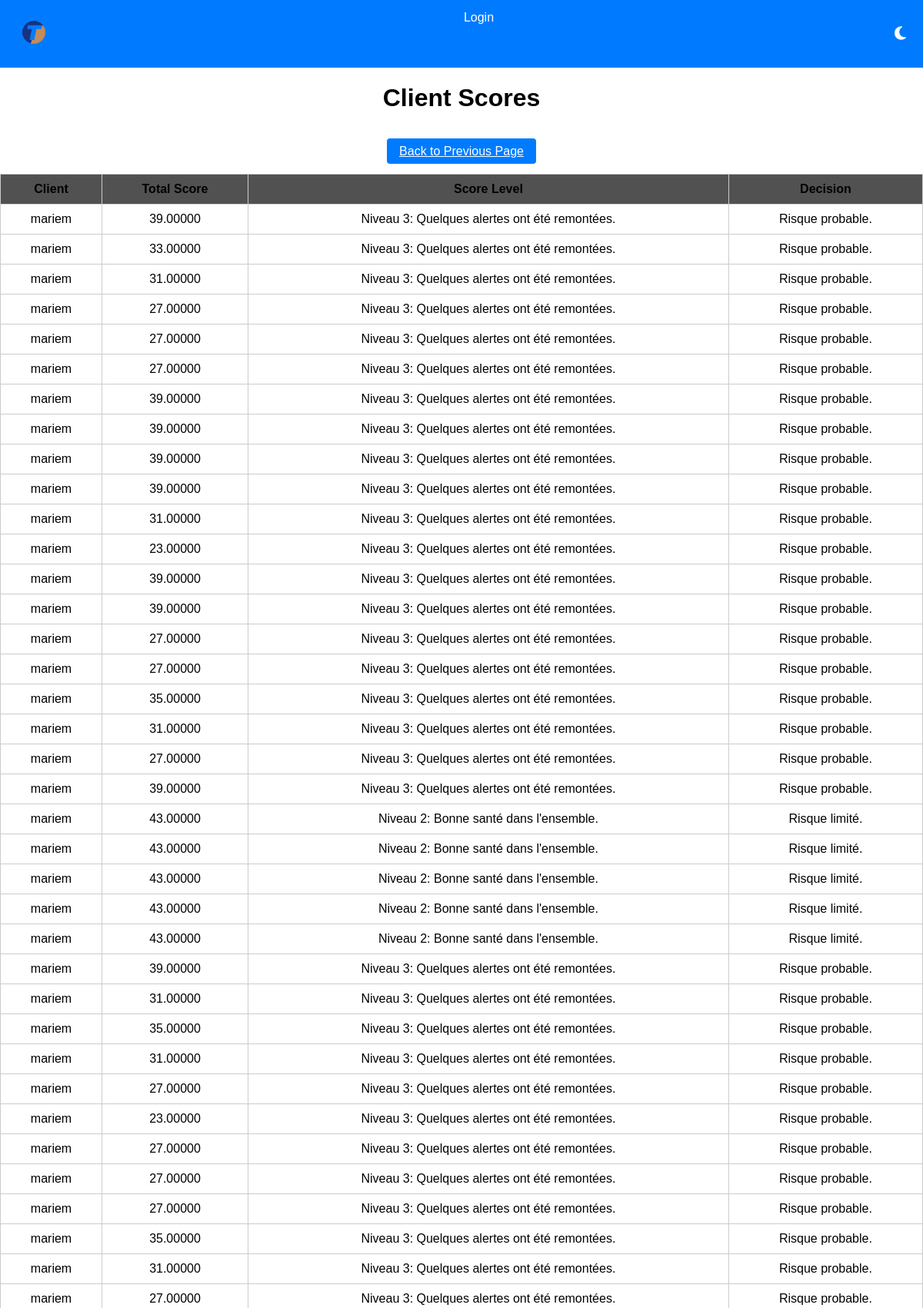
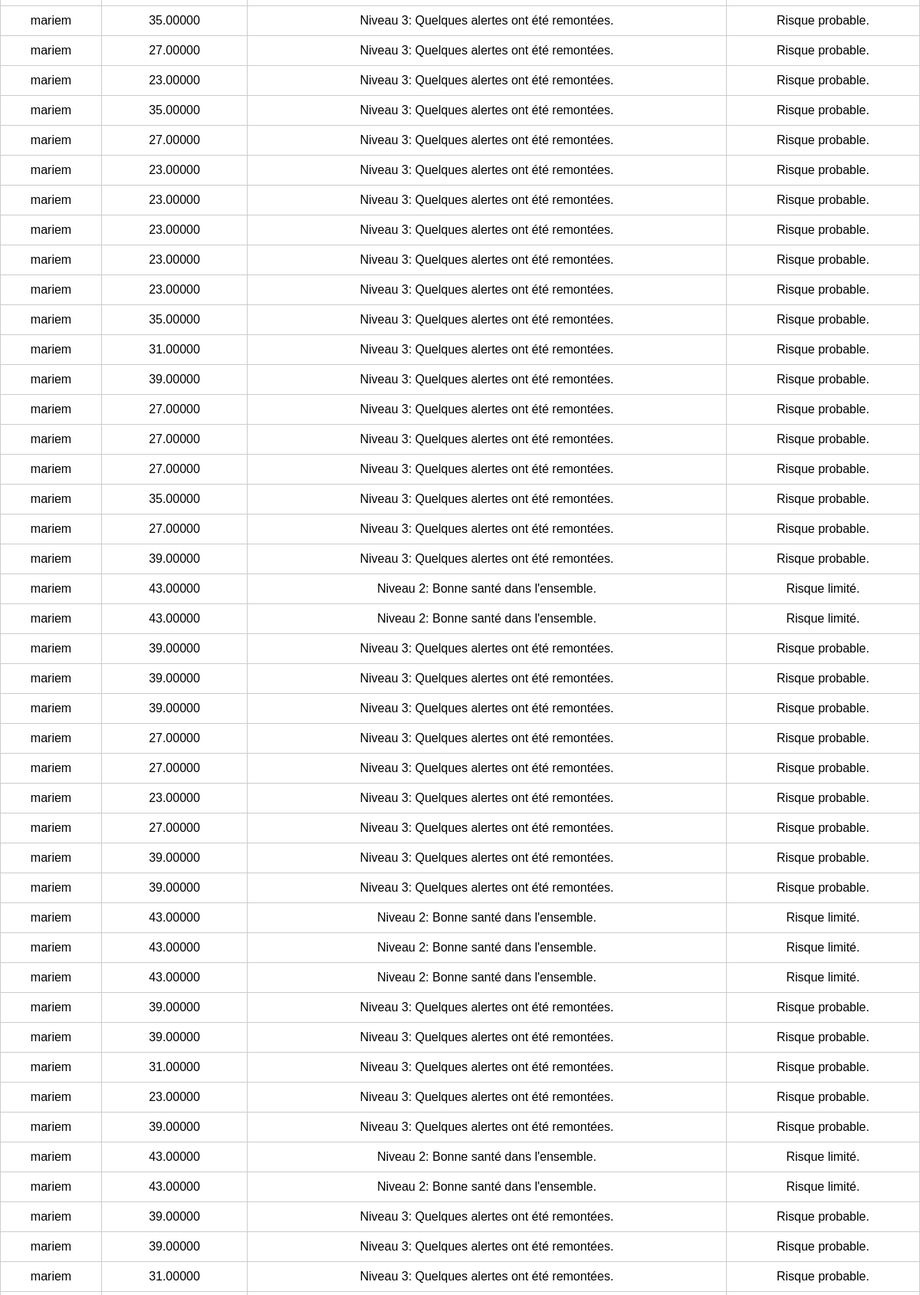
The app's page /user/client_scores/2/ (upper part) with its own data (2 pictures, top to bottom).
### client/models.py (models this page shows)
class Client(AbstractUser):
    phone_regex = RegexValidator(
        regex=r'^\d{8}$',
        message="Le numéro de téléphone doit être au format  71000000."
    )
    phone_number = models.CharField(validators=[phone_regex], max_length=17)
    CIN = models.CharField("CIN", max_length=250, validators=[RegexValidator(regex='^[0-9]{8}$', message="Numbers Only!")])
    def __str__(self):
            return self.username if self.username else "N/A"

### client/views.py (the view)
# urls.py: path('client_scores/<int:client_id>/', client_scores, name='client_scores'),
def client_scores(request, client_id):
    clients_with_scores = []
    search_query = request.GET.get('search')
    filter_option = request.GET.get('filter', 'all')
    axes_with_clients = Axes.objects.select_related('client').filter(client_id=client_id).exclude(client__is_superuser=True)
    paginator = Paginator(axes_with_clients, 2)  # Change the number of items per page as needed
    page_number = request.GET.get('page')
    axes = paginator.get_page(page_number)
    for axis in axes_with_clients:
        valeur_commerciale_score = axis.valeur_commerciale.calculate_total_score()
        engagement_topnet_score = axis.engagement_topnet.calculate_total_score()
        engagement_client_score = axis.engagement_client.calculate_total_score()
        comportement_client_score = axis.comportement_client.calculate_total_score()
        total_score = (
            valeur_commerciale_score
            + engagement_topnet_score
            + engagement_client_score
            + comportement_client_score
        )
        score_level = get_score_level(total_score)
        decision = get_decision(total_score)
        client_with_score = {
            'client': axis.client,
            'total_score': total_score,
            'score_level': score_level,
            'decision': decision,
        }
        clients_with_scores.append(client_with_score)
    return render(
        request,
        'client/client_scores.html',
        {'clients_with_scores': clients_with_scores,
         'search_query': search_query,
         'filter_option': filter_option,}
    )

### client/models.py (called while the page is built)
    def calculate_anciennete(self):
        if self.client.contrats.exists():
            today = datetime.date.today()
            last_contrat = self.client.contrats.latest('date_debut')
            difference = today - last_contrat.date_debut
            if difference.days >= 730:
                return Decimal('1')
            elif 365 <= difference.days < 730:
                return Decimal('0.5')
        return Decimal('0')

    def calculate_nombre_suspension(self):
        if self.client.contrats.exists():
            random_number = Decimal(str(random.randint(1, 1)))
            return random_number
        return None

    def calculate_montant_en_cours(self):
        if self.client.contrats.exists():
            nombre_facture_impayee = self.client.contrats.aggregate(models.Sum('nombre_facture_impayee'))['nombre_facture_impayee__sum']
            if nombre_facture_impayee is None:
                nombre_facture_impayee = 0
            if nombre_facture_impayee > 2:
                return Decimal('1')
            elif nombre_facture_impayee == 0:
                return Decimal('0')
            else:
                return Decimal('0.5')
        return None

    def calculate_incident_de_paiement_score(self):
        poids_incident_de_paiement = CriteriaWeight.objects.get(active_axes_weight=True).poids_incident_de_paiement
        comportement_client_weight = AxesWeight.objects.get(is_active=True).comportement_client_weight
        if self.facture:
            incident_de_paiement_score = 1 if self.facture.statut_paiement == Facture.REJET else 0
        else:
            incident_de_paiement_score = 0
        return incident_de_paiement_score * (poids_incident_de_paiement * comportement_client_weight) / 100

    def calculate_contentieux_score(self):
        poids_contentieux = CriteriaWeight.objects.get(active_axes_weight=True).poids_contentieux
        comportement_client_weight = AxesWeight.objects.get(is_active=True).comportement_client_weight
        contentieux_score = 1 if self.facture and self.facture.contentieux else 0
        return contentieux_score * (poids_contentieux * comportement_client_weight) / 100

    def calculate_total_score(self):
        nombre_reclamations_score = self.calculate_nombre_reclamations_score()
        delai_traitement_score = self.calculate_delai_traitement_score()
        total_score = nombre_reclamations_score + delai_traitement_score
        return total_score

### score_app/templates/client/client_scores.html (shortened to what this page needs)
{% extends 'base.html' %}
{% load static %}
{% block content %}
<h1> Client Scores </h1>
<div class="back-button-container">
    <a href="/user/view_axes/" class="back-button">Back to Previous Page</a>
</div>
<table class="client-scores">
    <tr>
        <th>Client</th>
        <th>Total Score</th>
        <th>Score Level</th>
        <th>Decision</th>
    </tr>
    {% for client_with_score in clients_with_scores %}
    <tr>
        <td>{{ client_with_score.client }}</td>
        <td>{{ client_with_score.total_score }}</td>
        <td>{{ client_with_score.score_level }}</td>
        <td>{{ client_with_score.decision }}</td>
    </tr>
    {% endfor %}
</table>
{% endblock %}

### score_app/templates/base.html (style rules this page uses)
body { font-family: Arial, sans-serif; margin: 0; padding: 0; display: flex; flex-direction: column; min-height: 100vh; }
h1 { text-align: center; }

### score_app/templates/client/client_scores.html (style rules this page uses)
table.client-scores { width: 100%; border-collapse: collapse; margin-top: 20px; }
table.client-scores th, table.client-scores td { border: 1px solid #ccc; padding: 10px; text-align: center; }
table.client-scores th { background-color: #525151; }
.back-button-container { text-align: center; margin-top: 20px; }
.back-button { background-color: #007bff; color: white; padding: 8px 16px; border: none; border-radius: 4px; cursor: pointer; font-size: 16px; }

### records on screen
Client: client "mariem", total_score "39.00000", score_level "Niveau 3: Quelques alertes ont été remontées.", decision "Risque probable.", total_score "33.00000", total_score "31.00000", total_score "27.00000", total_score "23.00000", total_score "35.00000", total_score "43.00000", score_level "Niveau 2: Bonne santé dans l'ensemble.", decision "Risque limité."
